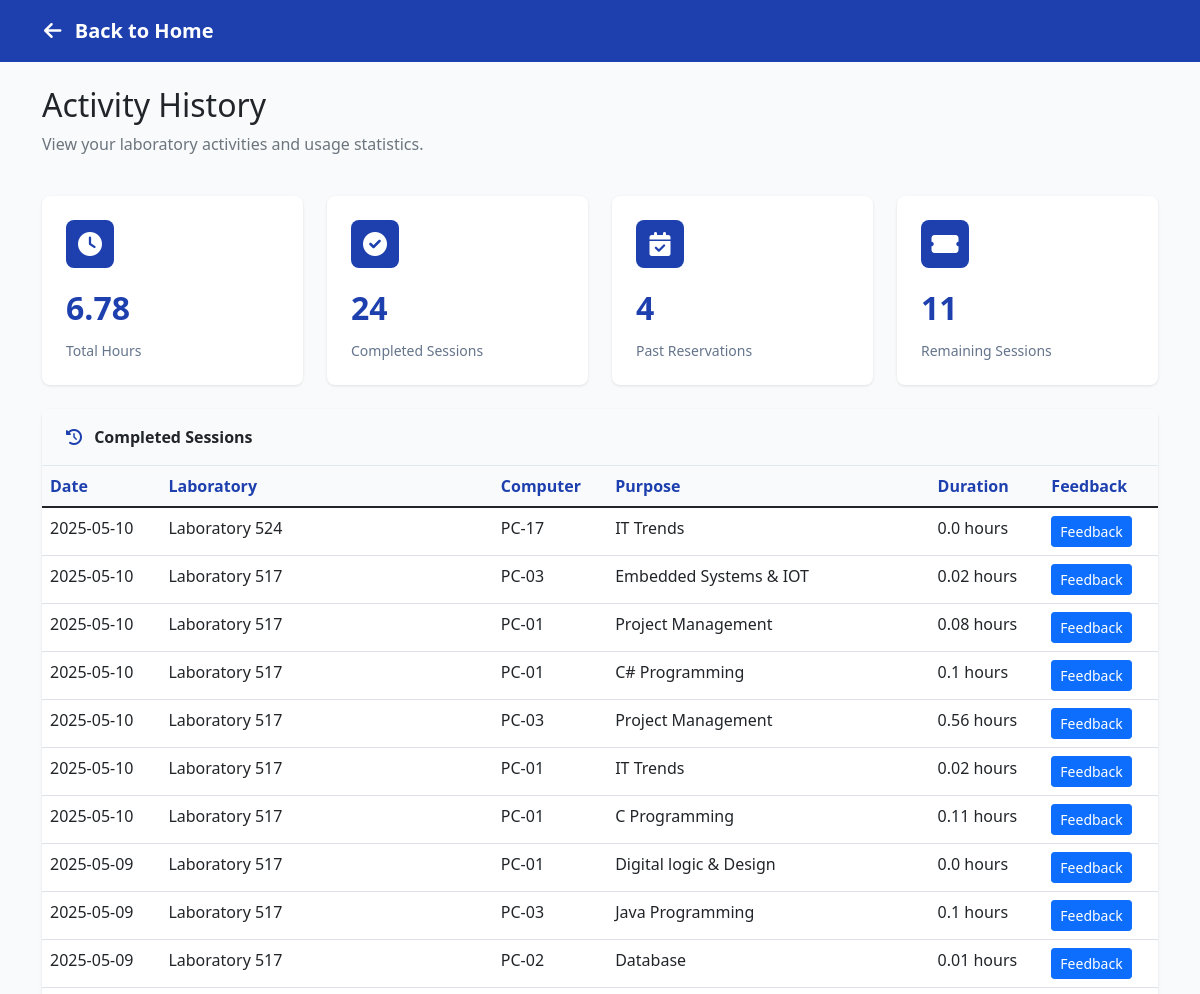
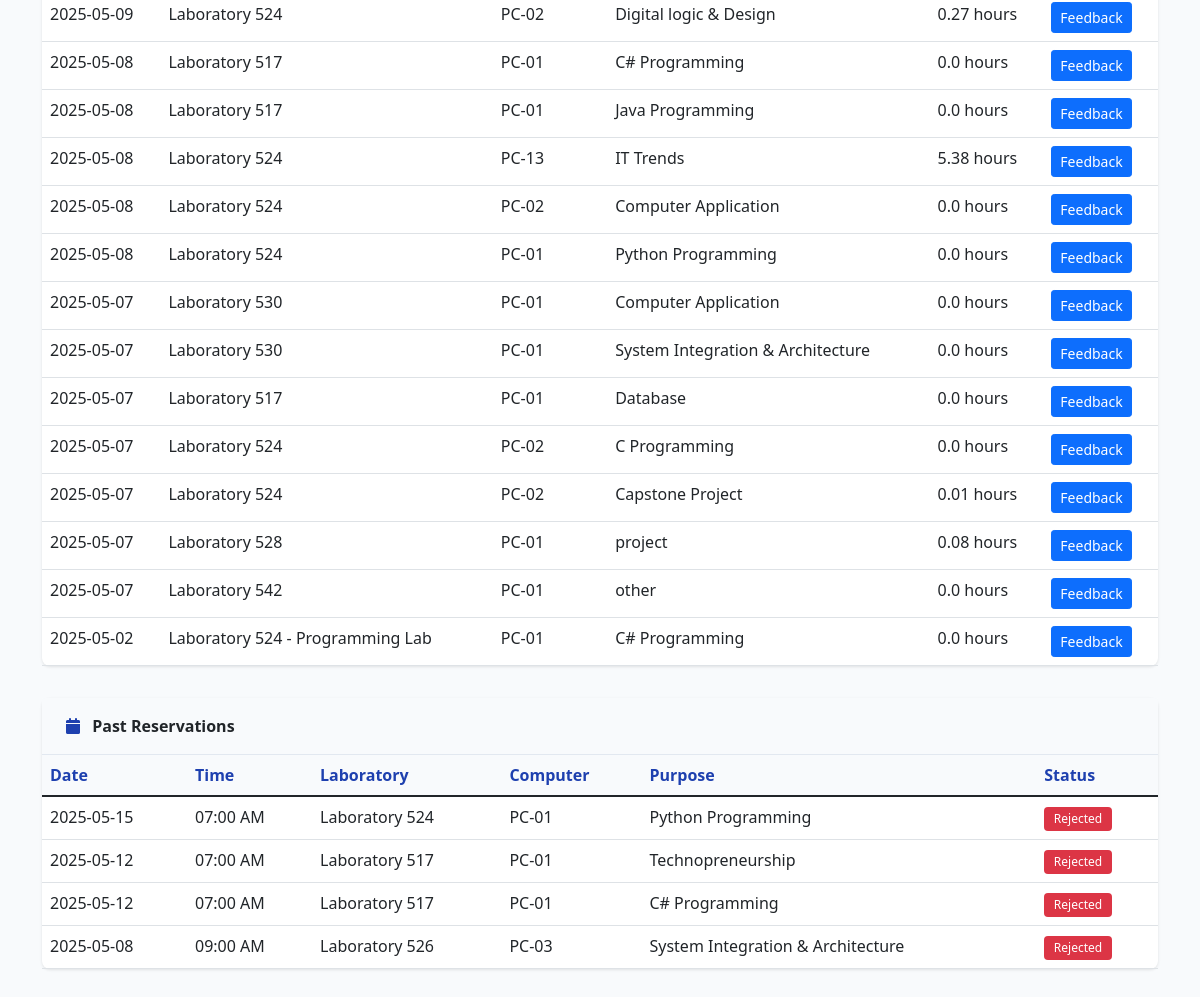
Screenshot of /user/activity-history (signed in) with the database file from the repository (2 pictures, top to bottom).
### models.py (models this page shows, shortened)
class Session(db.Model):
    id = db.Column(db.Integer, primary_key=True)
    user_id = db.Column(db.Integer, db.ForeignKey('users.id'), nullable=False)
    purpose = db.Column(db.String(100), nullable=False)
    laboratory_unit = db.Column(db.String(50), nullable=False)
    computer_id = db.Column(db.Integer, db.ForeignKey('computers.id'), nullable=False)
    start_time = db.Column(db.DateTime, default=datetime.utcnow)
    end_time = db.Column(db.DateTime)
    status = db.Column(db.String(20), default='active')  # active, completed
    is_manual = db.Column(db.Boolean, default=False)  # True if created by admin manually
    computer = db.relationship('Computer', backref='sessions')

class Computer(db.Model):
    __tablename__ = 'computers'
    id = db.Column(db.Integer, primary_key=True)
    computer_number = db.Column(db.String(20), nullable=False)
    status = db.Column(db.String(20), default='vacant')  # vacant, occupied, maintenance
    laboratory_unit = db.Column(db.String(100), nullable=False)
    last_updated = db.Column(db.DateTime, default=datetime.utcnow, onupdate=datetime.utcnow)
    __table_args__ = (db.UniqueConstraint('computer_number', 'laboratory_unit', name='uix_pc_lab'),)

class Reservation(db.Model):
    id = db.Column(db.Integer, primary_key=True)
    user_id = db.Column(db.Integer, db.ForeignKey('users.id'), nullable=False)
    date = db.Column(db.Date, nullable=False)
    time = db.Column(db.Time, nullable=False)
    purpose = db.Column(db.String(100), nullable=False)
    laboratory_unit = db.Column(db.String(50), nullable=False)
    computer_id = db.Column(db.Integer, db.ForeignKey('computers.id'), nullable=False)
    status = db.Column(db.String(20), default='pending')  # pending, approved, rejected, completed
    created_at = db.Column(db.DateTime, default=datetime.utcnow)
    computer = db.relationship('Computer', backref='reservations')

### app.py (the view)
@app.route('/user/activity-history')
@login_required
def user_activity_history():
    user = User.query.filter_by(id_number=flask_session['user_id']).first()
    if not user:
        flash('User not found', 'error')
        return redirect(url_for('home'))
    completed_sessions = Session.query.filter_by(
        user_id=user.id,
        status='completed'
    ).order_by(Session.end_time.desc()).all()
    past_reservations = Reservation.query.filter(
        Reservation.user_id == user.id,
        Reservation.status.in_(['completed', 'rejected'])
    ).order_by(Reservation.date.desc(), Reservation.time.desc()).all()
    total_hours = sum((session.end_time - session.start_time).total_seconds() / 3600 for session in completed_sessions)
    total_sessions = len(completed_sessions)
    total_reservations = len(past_reservations)
    stats = {
        'total_hours': round(total_hours, 2),
        'total_sessions': total_sessions,
        'total_reservations': total_reservations,
        'remaining_sessions': user.remaining_sessions
    }
    return render_template('history.html',
                         sessions=completed_sessions,
                         reservations=past_reservations,
                         stats=stats)

### app.py (called while the page is built)
def login_required(f):
    @wraps(f)
    def decorated_function(*args, **kwargs):
        if 'user_id' not in flask_session:
            flash('Please log in to access this page.', 'error')
            return redirect(url_for('index'))
        return f(*args, **kwargs)
    return decorated_function

### templates/history.html (shortened to what this page needs)
<!DOCTYPE html>
<html lang="en">
<head>
    <link href="https://cdn.jsdelivr.net/npm/bootstrap@5.1.3/dist/css/bootstrap.min.css" rel="stylesheet">
    <link href="https://cdnjs.cloudflare.com/ajax/libs/font-awesome/6.0.0/css/all.min.css" rel="stylesheet">
</head>
<body>
    <nav class="navbar">
        <div class="container-fluid">
            <a href="{{ url_for('home') }}" class="nav-brand">
                <i class="fas fa-arrow-left"></i>
                Back to Home
            </a>
        </div>
    </nav>
    <div class="container mt-4">
        <div class="row mb-4">
            <div class="col">
                <h2>Activity History</h2>
                <p class="text-muted">View your laboratory activities and usage statistics.</p>
            </div>
        </div>
        <div class="row g-4 mb-4">
            <div class="col-md-3">
                <div class="stats-card">
                    <div class="stats-icon">
                        <i class="fas fa-clock"></i>
                    </div>
                    <div class="stats-value">{{ stats.total_hours }}</div>
                    <div class="stats-label">Total Hours</div>
                </div>
            </div>
            <div class="col-md-3">
                <div class="stats-card">
                    <div class="stats-icon">
                        <i class="fas fa-check-circle"></i>
                    </div>
                    <div class="stats-value">{{ stats.total_sessions }}</div>
                    <div class="stats-label">Completed Sessions</div>
                </div>
            </div>
            <div class="col-md-3">
                <div class="stats-card">
                    <div class="stats-icon">
                        <i class="fas fa-calendar-check"></i>
                    </div>
                    <div class="stats-value">{{ stats.total_reservations }}</div>
                    <div class="stats-label">Past Reservations</div>
                </div>
            </div>
            <div class="col-md-3">
                <div class="stats-card">
                    <div class="stats-icon">
                        <i class="fas fa-ticket-alt"></i>
                    </div>
                    <div class="stats-value">{{ stats.remaining_sessions }}</div>
                    <div class="stats-label">Remaining Sessions</div>
                </div>
            </div>
        </div>
        <div class="history-card">
            <div class="card-header">
                <i class="fas fa-history"></i>
                Completed Sessions
            </div>
            <div class="card-body p-0">
                {% if sessions %}
                <div class="table-responsive">
                    <table class="table table-hover">
                        <thead>
                            <tr>
                                <th>Date</th>
                                <th>Laboratory</th>
                                <th>Computer</th>
                                <th>Purpose</th>
                                <th>Duration</th>
                                <th>Feedback</th>
                            </tr>
                        </thead>
                        <tbody>
                            {% for session in sessions %}
                            <tr>
                                <td>{{ session.start_time.strftime('%Y-%m-%d') }}</td>
                                <td>{{ session.laboratory_unit }}</td>
                                <td>{{ session.computer.computer_number }}</td>
                                <td>{{ session.purpose }}</td>
                                <td>
                                    {% if session.end_time %}
                                        {{ ((session.end_time - session.start_time).total_seconds() / 3600)|round(2) }} hours
                                    {% else %}
                                        Ongoing
                                    {% endif %}
                                </td>
                                <td>
                                    <button class="btn btn-primary btn-sm" onclick="openFeedbackModal({{ session.id }})">Feedback</button>
                                </td>
                            </tr>
                            {% endfor %}
                        </tbody>
                    </table>
                </div>
                {% else %}
                <div class="text-center py-5">
                    <i class="fas fa-history fa-3x text-muted mb-3"></i>
                    <p class="text-muted">No completed sessions found.</p>
                </div>
                {% endif %}
            </div>
        </div>
        <div class="history-card">
            <div class="card-header">
                <i class="fas fa-calendar"></i>
                Past Reservations
            </div>
            <div class="card-body p-0">
                {% if reservations %}
                <div class="table-responsive">
                    <table class="table table-hover">
                        <thead>
                            <tr>
                                <th>Date</th>
                                <th>Time</th>
                                <th>Laboratory</th>
                                <th>Computer</th>
                                <th>Purpose</th>
                                <th>Status</th>
                            </tr>
                        </thead>
                        <tbody>
                            {% for reservation in reservations %}
                            <tr>
                                <td>{{ reservation.date.strftime('%Y-%m-%d') }}</td>
                                <td>
                                    {% if reservation.time is string %}
                                        {{ reservation.time }}
                                    {% elif reservation.time %}
                                        {{ reservation.time.strftime('%I:%M %p') }}
                                    {% else %}
                                        N/A
                                    {% endif %}
                                </td>
                                <td>{{ reservation.laboratory_unit }}</td>
                                <td>{{ reservation.computer.computer_number if reservation.computer else reservation.computer_id }}</td>
                                <td>{{ reservation.purpose }}</td>
                                <td>
                                    {% if reservation.status == 'completed' %}
                                        <span class="badge bg-success">Completed</span>
                                    {% elif reservation.status == 'rejected' %}
                                        <span class="badge bg-danger">Rejected</span>
                                    {% else %}
                                        <span class="badge bg-secondary">{{ reservation.status|title }}</span>
                                    {% endif %}
                                </td>
                            </tr>
                            {% endfor %}
                        </tbody>
                    </table>
                </div>
                {% else %}
                <div class="text-center py-5">
                    <i class="fas fa-calendar fa-3x text-muted mb-3"></i>
                    <p class="text-muted">No past reservations found.</p>
                </div>
                {% endif %}
            </div>
        </div>
    </div>
</body>
</html>

### templates/history.html (style rules this page uses)
body { background-color: #f8fafc; }
.navbar { background: #1e40af; padding: 1rem 2rem; }
.nav-brand { color: white; text-decoration: none; font-size: 1.25rem; font-weight: 600; }
.nav-brand i { margin-right: 0.5rem; }
.stats-card { background: white; border-radius: 0.5rem; box-shadow: 0 1px 3px rgba(0, 0, 0, 0.1); transition: transform 0.2s ease, box-shadow 0.2s ease; height: 100%; padding: 1.5rem; }
.stats-icon { width: 48px; height: 48px; background: #1e40af; color: white; border-radius: 0.5rem; display: flex; align-items: center; justify-content: center; font-size: 1.5rem; margin-bottom: 1rem; }
.stats-value { font-size: 2rem; font-weight: bold; color: #1e40af; margin-bottom: 0.5rem; }
.stats-label { color: #64748b; font-size: 0.875rem; }
.history-card { background: white; border-radius: 0.5rem; box-shadow: 0 1px 3px rgba(0, 0, 0, 0.1); margin-bottom: 2rem; }
.history-card .card-header { background: #f8fafc; border-bottom: 1px solid #e2e8f0; padding: 1rem 1.5rem; font-weight: 600; }
.history-card .card-header i { color: #1e40af; margin-right: 0.5rem; }
.table { margin-bottom: 0; }
.table th { background: #f8fafc; color: #1e40af; font-weight: 600; border-bottom-width: 1px; }
.badge { padding: 0.5em 0.8em; font-weight: 500; }

### rows the page displays
Reservation: date "2025-05-15", time "07:00 AM", laboratory_unit "Laboratory 524", computer "PC-01", purpose "Python Programming", status "Rejected"
Reservation: date "2025-05-12", time "07:00 AM", laboratory_unit "Laboratory 517", computer "PC-01", purpose "Technopreneurship", status "Rejected"
Reservation: date "2025-05-12", time "07:00 AM", laboratory_unit "Laboratory 517", computer "PC-01", purpose "C# Programming", status "Rejected"
Reservation: date "2025-05-08", time "09:00 AM", laboratory_unit "Laboratory 526", computer "PC-03", purpose "System Integration & Architecture", status "Rejected"

### other values shown
{{ stats.total_hours }} "6.78"
{{ stats.total_sessions }} "24"
{{ stats.total_reservations }} "4"
{{ stats.remaining_sessions }} "11"
{{ session.start_time.strftime('%Y-%m-%d') }} "2025-05-10"
{{ session.laboratory_unit }} "Laboratory 524"
{{ session.computer.computer_number }} "PC-17"
{{ session.purpose }} "IT Trends"
{{ session.laboratory_unit }} "Laboratory 517"
{{ session.computer.computer_number }} "PC-03"
{{ session.purpose }} "Embedded Systems & IOT"
{{ session.computer.computer_number }} "PC-01"
{{ session.purpose }} "Project Management"
{{ session.purpose }} "C# Programming"
{{ session.purpose }} "C Programming"
